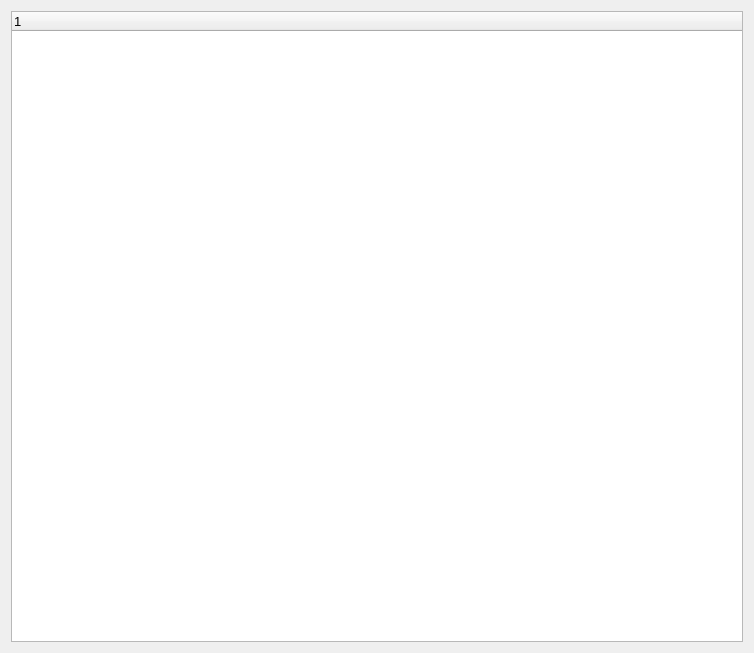
<?xml version="1.0" encoding="UTF-8"?>
<ui version="4.0">
 <class>dlgVulkanInfo</class>
 <widget class="QDialog" name="dlgVulkanInfo">
  <property name="geometry">
   <rect>
    <x>0</x>
    <y>0</y>
    <width>754</width>
    <height>653</height>
   </rect>
  </property>
  <property name="font">
   <font>
    <family>Arial</family>
   </font>
  </property>
  <property name="windowTitle">
   <string>Vulkan Info</string>
  </property>
  <layout class="QVBoxLayout" name="verticalLayout">
   <item>
    <widget class="QTreeWidget" name="treeWidget">
     <property name="font">
      <font>
       <family>Arial</family>
       <pointsize>10</pointsize>
      </font>
     </property>
     <column>
      <property name="text">
       <string notr="true">1</string>
      </property>
     </column>
    </widget>
   </item>
  </layout>
 </widget>
 <resources/>
 <connections/>
</ui>
